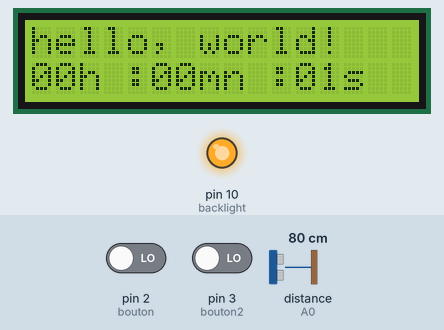
A sketch run on a simulated Arduino Uno, built with avr-gcc and run on an emulated ATmega328P. Shown: 16×2 character LCD, output pins drawn as LEDs (lit = HIGH). The inputs (shaded band) are chosen by the test bench; at power-on: pin 3 (bouton2) LOW, pin 2 (bouton) LOW, distance to the obstacle (sensor on A0) 80 cm. The echo pulse lasts 58.3 µs per cm; pins used as bus, display or sensor lines are not drawn; what the sketch prints to the serial monitor is not drawn.

Above: at 1.2 s.
1.3 s: pin 3 (bouton2) driven HIGH
At 2.4 s:
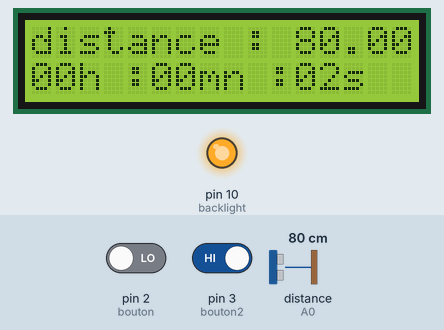
4.3 s: pin 2 (bouton) driven HIGH
At 5.8 s:
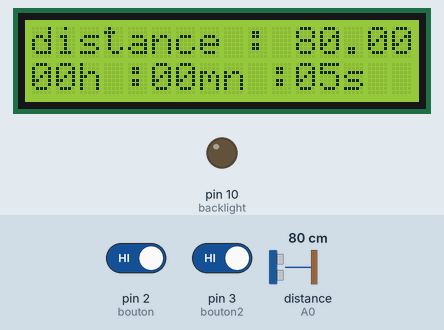
Timing chart, 0 to 7.3 s (numbered marks = the images above; inputs shaded):
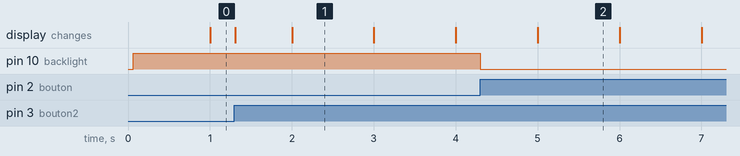

Measured:
- after the input at 1.3 s, the display: first changes at once (image 1 shows a later state)
- after the input at 4.3 s, pin 10 (backlight): HIGH → LOW at once
- what the display in image 1 shows lasts 1.0 s, from 2.0 s to 3.0 s

The sketch:

DistenceSensor.ino
```cpp
/*
  The circuit:
 * LCD RS pin to digital pin 12
 * LCD Enable pin to digital pin 11
 * LCD D4 pin to digital pin 4
 * LCD D5 pin to digital pin 5
 * LCD D6 pin to digital pin 6
 * LCD D7 pin to digital pin 7
 * LCD R/W pin to ground
 * 10K resistor:
 * ends to +5V and ground
 * wiper to LCD VO pin (pin 3)
 */

#define ECHOPIN A0        // Pin to receive echo pulse
#define TRIGPIN A1        // Pin to send trigger pulse
// include the library code:
#include <LiquidCrystal.h>

// initialize the library with the numbers of the interface pins
LiquidCrystal lcd(12, 11, 4,5,6,7);
const int bouton = 2;
const int bouton2 = 3;
const int backlight = 10;
boolean state = true;
int buttonState = 0;
int buttonStateOld = LOW;
int buttonState2 = LOW;
int buttonStateOld2 = LOW;
int oldS = 1;
int time = 0;
int hMnS[3];

void setup() {
  // set up the LCD's number of columns and rows:
  lcd.begin(16, 2);
  // Print a message to the LCD.
  lcd.print("hello, world!");
  pinMode(backlight, OUTPUT);
  pinMode(bouton, INPUT);
  pinMode(ECHOPIN, INPUT);
  pinMode(TRIGPIN, OUTPUT);
  digitalWrite(backlight, HIGH);

  Serial.begin(9600);
  Serial.println("Hello World");
}

void loop() {
  // set the cursor to column 0, line 1
  // (note: line 1 is the second row, since counting begins with 0):
  lcd.setCursor(0, 1);
  // print the number of seconds since reset:
  time = millis()/1000;
  hMnS[0]=time/3600;
  hMnS[1]=(time%3600)/60;
  hMnS[2]=(time%3600)%60;
  if(oldS != hMnS[2]){
    if(hMnS[0]<10){
      lcd.print("0");
    }
    lcd.print(hMnS[0]);
    lcd.print("h :");
    if(hMnS[1]<10){
      lcd.print("0");
    }
    lcd.print(hMnS[1]);
    lcd.print("mn :");
    if(hMnS[2]<10){
      lcd.print("0");
    }
    lcd.print(hMnS[2]);
    lcd.print("s");
    oldS = hMnS[2];
    Serial.print(hMnS[0]);
    Serial.print("H ");
    Serial.print(hMnS[1]);
    Serial.print("mn ");
    Serial.print(hMnS[2]);
    Serial.println("S");
  }

  buttonState=digitalRead(bouton);
  if(buttonState == HIGH && buttonStateOld == LOW){
   if(state){
        state = false;
        digitalWrite(backlight, LOW);
    }
    else{
        state = true;
        digitalWrite(backlight, HIGH);
    }
  }
  buttonStateOld=buttonState;


  buttonState2=digitalRead(bouton2);
  if(buttonState2 == HIGH && buttonStateOld2 == LOW){
    digitalWrite(TRIGPIN, LOW);
    delayMicroseconds(2);
    digitalWrite(TRIGPIN, HIGH);
    delayMicroseconds(10);
    digitalWrite(TRIGPIN, LOW);
    float distance = pulseIn(ECHOPIN, HIGH)/58;
    Serial.print("distance : ");
    Serial.println(distance);
    lcd.setCursor(0, 0);
    lcd.print("distance :     ");
    lcd.setCursor(11, 0);
    lcd.print(distance);
  }
  buttonStateOld2=buttonState2;
}
```
